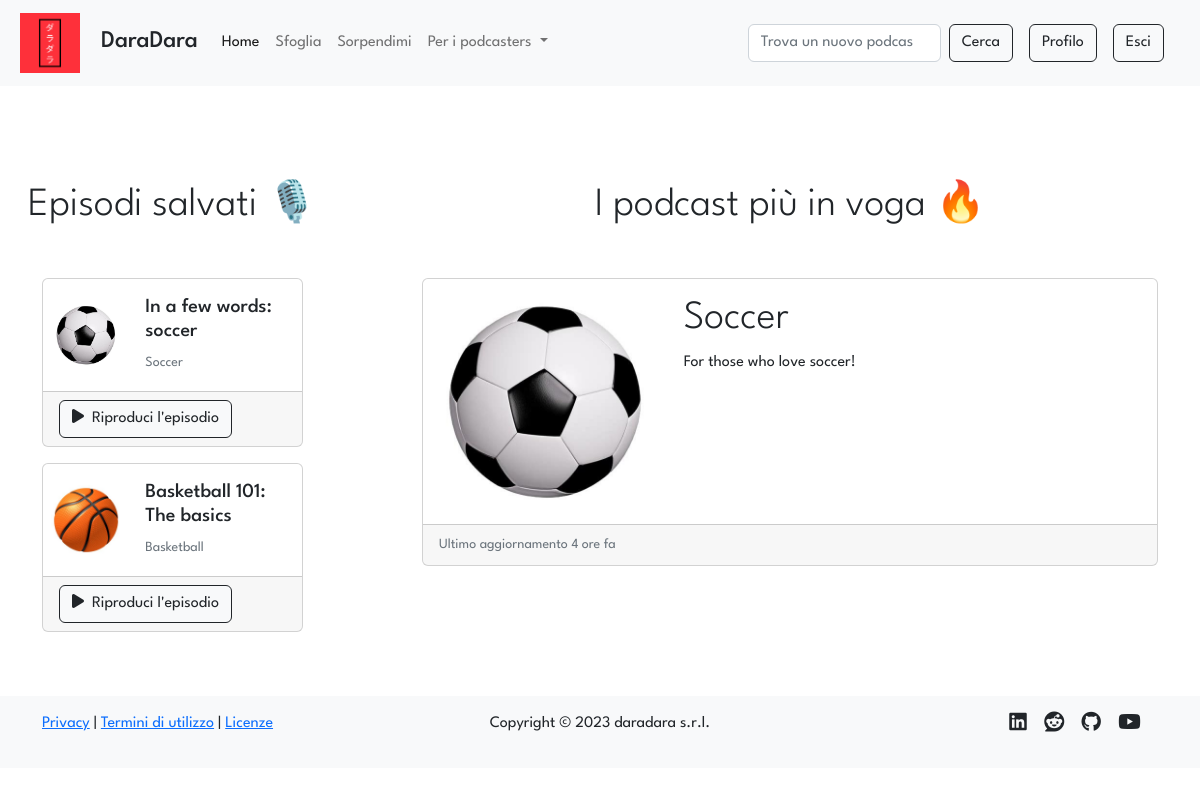
The page / (signed in) on the database its author committed.
### tables this page shows
CREATE TABLE "episodes" (
	"id"	INTEGER NOT NULL UNIQUE,
	"title"	TEXT NOT NULL,
	"description"	TEXT NOT NULL,
	"audio"	TEXT NOT NULL,
	"timestamp"	TEXT NOT NULL,
	"id_podcast"	INTEGER NOT NULL,
	FOREIGN KEY("id_podcast") REFERENCES "podcasts"("id"),
	PRIMARY KEY("id" AUTOINCREMENT)
);

CREATE TABLE "podcasts" (
	"id"	INTEGER NOT NULL UNIQUE,
	"title"	TEXT NOT NULL UNIQUE,
	"desc"	TEXT NOT NULL,
	"img"	TEXT NOT NULL,
	"id_user"	INTEGER NOT NULL,
	"category"	TEXT,
	PRIMARY KEY("id" AUTOINCREMENT),
	FOREIGN KEY("id_user") REFERENCES "users"("id")
);

### app.py (the view)
@app.route('/')
def index():
    saves= []
    if current_user.is_authenticated: # type: ignore
        saves = dao.get_saves_join_episodes_podcasts(current_user.id) # type: ignore
    onfire = add_days_ago(dao.get_podcasts_onfire(number_of_podcasts=3))
    session['previous_url'] = request.url
    return render_template('index.html', saves=saves, onfire=onfire)

### app.py (called while the page is built)
@login_manager.user_loader
def load_user(user_id):
    return User(dao.get_user(user_id))

### data/dao.py (called while the page is built)
def get_saves_join_episodes_podcasts(id_user):
    conn, cursor = connect()
    saves = []
    try:
        sql = 'SELECT podcasts.id AS "id", episodes.id AS "ep_id", episodes.title AS "title", episodes.description "desc", podcasts.img AS "img", podcasts.title AS "podcast_title" FROM saves, episodes, podcasts WHERE saves.id_ep = episodes.id AND episodes.id_podcast = podcasts.id AND saves.id_user = ? ORDER BY saves.timestamp DESC'
        cursor.execute(sql, (id_user,))
        saves = cursor.fetchall()
    except Exception as e:
        print(e)
    close(conn, cursor)
    return saves

def get_user(id):
    conn, cursor = connect()
    user = None
    try:
        sql = 'SELECT * FROM users WHERE id = ?'
        cursor.execute(sql, (id,))
        user = cursor.fetchone()
    except Exception as e:
        print(e)
    close(conn, cursor)
    return user

def get_podcasts_onfire(number_of_podcasts=5):
    conn, cursor = connect()
    podcasts = []
    try:
        sql = 'SELECT podcasts.id, COUNT(follows.id_user) AS "n_follows", last_update, last_updates.timestamp, podcasts.title, podcasts.desc, podcasts.img FROM podcasts, follows, (SELECT podcasts.id AS "id_podcast_lu", MAX(timestamp) AS "last_update", MAX(timestamp) AS "timestamp" FROM podcasts, episodes WHERE podcasts.id = episodes.id_podcast GROUP BY podcasts.id) AS "last_updates"WHERE podcasts.id = follows.id_podcast AND last_updates.id_podcast_lu = podcasts.id GROUP BY podcasts.id ORDER BY n_follows DESC'
        cursor.execute(sql)
        podcasts = cursor.fetchmany(size=number_of_podcasts)
    except Exception as e:
        print(e)
    close(conn, cursor)
    return podcasts

def connect():
    conn = sqlite3.connect(PATH)
    conn.row_factory = sqlite3.Row
    cursor = conn.cursor()
    return conn, cursor

def close(conn, cursor):
    cursor.close()
    conn.close()

### utils/utils.py (called while the page is built)
def to_dict(row: sqlite3.Row) -> dict:
    data = dict(row) # Convert the sqlite3.Row object to a dictionary
    data = {key: data[key] for key in row.keys()} # Make the keys of the dictionary mutable
    return data

### templates/index.html (shortened to what this page needs)
{% extends 'layout.html' %}
{% block homeActive %}active{% endblock %}
{% block content %}
<div class="row">
    <aside class="col-12 col-lg-3">
        <h2 class="row text-nowrap d-flex justify-content-center display-6 my-4 my-lg-5">Episodi salvati 🎙️</h2>
        {% if current_user.is_authenticated %}
            {% if saves|length %}
                {% for save in saves[:4] %}
                <article class="row card mb-3 mx-2 mx-lg-0">
                    <div class="row g-0">
                        <div class="col-2 col-lg-4 d-flex justify-content-around align-items-center">
                            <a title="Link all'episodio" href="{{url_for('episode', id_pod=save.id, id_ep=save.ep_id)}}">
                            <img class="card-img-left img-fluid d-block mx-auto p-1 p-lg-2" src="{{url_for('static', filename='uploads/images/covers/{0}{1}'.format(save.id, save.img))}}" alt="Immagine podcast {{save.podcast_title}}">
                            </a>
                        </div>
                        <section class="col-10 col-lg-8">
                            <div class="card-body">
                                <h5 class="card-title"><a title="Link all'episodio" href="{{url_for('episode', id_pod=save.id, id_ep=save.ep_id)}}">{{ save.title }}</a></h5>
                                <p class="card-text"><small class="text-muted"><a title="Link al podcast" href="{{url_for('podcast', id=save.id)}}">{{save.podcast_title}}</a></small></p>
                            </div>
                        </section>
                        <div class="card-footer d-flex justify-content-center justify-content-lg-start">
                            <a title="Link all'audio dell'episodio" href="{{url_for('episode', id_pod=save.id, id_ep=save.ep_id)}}#player" class="btn btn-light btn-outline-dark"><i class="fa-solid fa-play me-2"></i>Riproduci l'episodio</a>
                        </div>
                    </div>
                </article>
                {% endfor %}
            {% endif %}
        {% endif %}
    </aside>
    <main class="col-12 col-lg offset-lg-1">
        <h2 class="row d-flex justify-content-center display-6 my-4 my-lg-5">I podcast più in voga 🔥</h2>
        {% for podcast in onfire %}
        <article class="row card mb-3 mx-2 mx-lg-0">
            <div class="row g-0">
                <a href="{{url_for('podcast', id=podcast.id)}}" class="col-2 col-lg-4 d-flex justify-content-around align-items-center">
                    <img class="card-img-left img-fluid d-block mx-auto p-1 p-lg-2" src="{{url_for('static', filename='uploads/images/covers/{0}{1}'.format(podcast.id, podcast.img))}}" alt="Immagine podcast {{podcast.title}}">
                </a>
                <section class="col-10 col-lg-8">
                    <div class="card-body">
                        <p class="card-title display-6"><a href="{{url_for('podcast', id=podcast.id)}}">{{podcast.title}}</a></p>
                        <p class="card-text">{{podcast.desc}}</p>
                    </div>
                </section>
                <div class="card-footer">
                {% if podcast.last_update %}
                    <p class="card-text"><small class="text-muted">Ultimo aggiornamento <time datetime="{{podcast.timestamp}}">{{podcast.last_update}}</time></small></p>
                {% else %}
                    <p class="card-text"><small class="text-muted">Nessun episodio pubblicato</small></p>
                {% endif %}
                </div>
            </div>
        </article>
        {% endfor %}
    </main>
</div>
{% endblock %}

### static/stylesheets/layout.css (style rules this page uses)
* { font-family: 'League Spartan', sans-serif; }
img { min-width: 10px; min-height: 10px; max-width: 800px; max-height: 800px; }
a:not(.stock-a, .vanilla-a, .nav-link) { color: inherit; text-decoration: none; }

### rows shown on the page
episodes: img (picture), title "In a few words: soccer", podcast_title "Soccer"
episodes: img (picture), title "Basketball 101: The basics", podcast_title "Basketball"
podcasts: id+img (picture), title "Soccer", desc "For those who love soccer!", last_update "4 ore fa"
